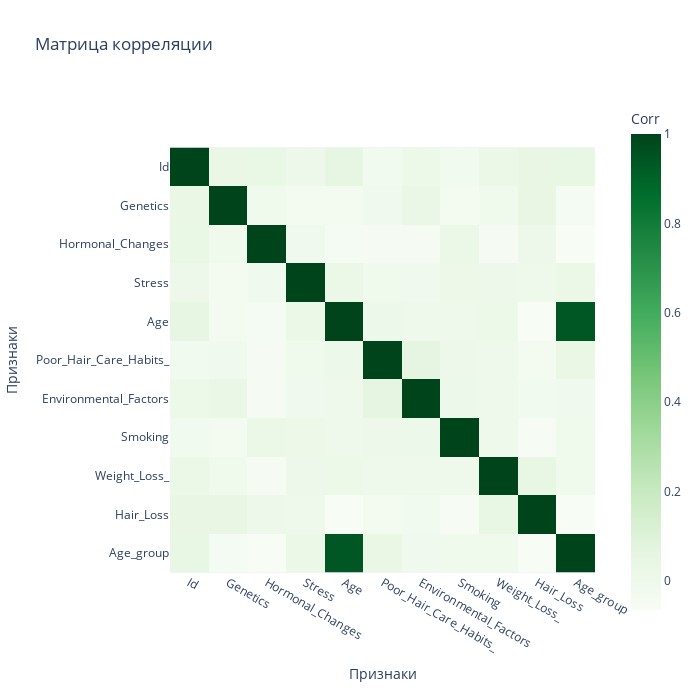

Notebook code for this chart:
### Markdown cell above
Здорово (для ml, но не работы с данными), что действительно не оказалось нулевых данных и каких-то странных выборосов И вдобавок все признаки практически идеально (имею в виду равномерно) распределены. Это опять же намекает на некоторую либо предобработку данных, либо изначальную искусственность, созданную для обучения (ни о том и о том опять же информации нет)

Целевая переменная - haır loss, ее собственно и предлагается предсказывать. Распределена равномерно, половина данных c лейблом нуля, половина(чуть меньше) - с проблемой облысения

Другие признаки ведут себя похожим образом, стресс - распределен равномерно между 0,1 и 2 где в 0 был преобразован 'low', 1 - 'moderate', 2 - 'high'

Возраст распределен более хаотично, но если посмотреть на него, разбив по примерным группам [18-30, 31-40, 41+], то видно, что все также примерно распределилось равномерно между [0,1,2] соответственно

### Code cell
num_cols = df_forAnalisys.select_dtypes(include=['number']).columns
corr_matrix = df_forAnalisys[num_cols].corr(method='pearson')

fig = px.imshow(
    corr_matrix.values,
    x = corr_matrix.columns,
    y = corr_matrix.index,
    color_continuous_scale='Greens',
    title='Матрица корреляции',
    labels=dict(x="Признаки", y="Признаки", color="Corr"),
    height = 700,
    width = 700
)

fig.show()

### Figure 1 — Plotly figure (JSON) as saved in the notebook; plotly's stock layout.template omitted (floating-point values rounded to 4 significant figures)
{"data": [{"coloraxis": "coloraxis", "hovertemplate": "Признаки: %{x}<br>Признаки: %{y}<br>Corr: %{z}<extra></extra>", "name": "0", "type": "heatmap", "x": ["Id", "Genetics", "Hormonal_Changes", "Stress", "Age", "Poor_Hair_Care_Habits_", "Environmental_Factors", "Smoking", "Weight_Loss_", "Hair_Loss", "Age_group"], "xaxis": "x", "y": ["Id", "Genetics", "Hormonal_Changes", "Stress", "Age", "Poor_Hair_Care_Habits_", "Environmental_Factors", "Smoking", "Weight_Loss_", "Hair_Loss", "Age_group"], "yaxis": "y", "z": [[1, 0.03385, 0.03615, 0.004561, 0.04989, -0.02318, 0.01754, -0.01866, 0.02095, 0.04637, 0.04224], [0.03385, 1, -0.007873, -0.0345, -0.03725, -0.01235, 0.0303, -0.03285, -0.006546, 0.04131, -0.04589], [0.03615, -0.007873, 1, -0.01726, -0.04417, -0.05078, -0.05139, 0.0223, -0.0541, 0.007104, -0.0654], [0.004561, -0.0345, -0.01726, 1, 0.02375, -0.00757, -0.0123, 0.01024, 0.007058, -3.733e-05, 0.02053], [0.04989, -0.03725, -0.04417, 0.02375, 1, 0.01248, -0.004614, -0.002922, 0.01629, -0.06248, 0.9369], [-0.02318, -0.01235, -0.05078, -0.00757, 0.01248, 1, 0.06333, 0.005596, -0.001831, -0.03912, 0.03401], [0.01754, 0.0303, -0.05139, -0.0123, -0.004614, 0.06333, 1, 0.01236, -0.004075, -0.01894, -0.01184], [-0.01866, -0.03285, 0.0223, 0.01024, -0.002922, 0.005596, 0.01236, 1, -0.0008557, -0.05691, -0.007326], [0.02095, -0.006546, -0.0541, 0.007058, 0.01629, -0.001831, -0.004075, -0.0008557, 1, 0.04484, -0.008855], [0.04637, 0.04131, 0.007104, -3.733e-05, -0.06248, -0.03912, -0.01894, -0.05691, 0.04484, 1, -0.06276], [0.04224, -0.04589, -0.0654, 0.02053, 0.9369, 0.03401, -0.01184, -0.007326, -0.008855, -0.06276, 1]]}], "layout": {"coloraxis": {"colorbar": {"title": {"text": "Corr"}}, "colorscale": [[0, "rgb(247,252,245)"], [0.125, "rgb(229,245,224)"], [0.25, "rgb(199,233,192)"], [0.375, "rgb(161,217,155)"], [0.5, "rgb(116,196,118)"], [0.625, "rgb(65,171,93)"], [0.75, "rgb(35,139,69)"], [0.875, "rgb(0,109,44)"], [1, "rgb(0,68,27)"]]}, "height": 700, "title": {"text": "Матрица корреляции"}, "width": 700, "xaxis": {"anchor": "y", "autorange": true, "constrain": "domain", "domain": [0, 1], "range": [-0.5, 10.5], "scaleanchor": "y", "title": {"text": "Признаки"}, "type": "category"}, "yaxis": {"anchor": "x", "autorange": true, "constrain": "domain", "domain": [0.09135, 0.9087], "range": [10.5, -0.5], "title": {"text": "Признаки"}, "type": "category"}}}
